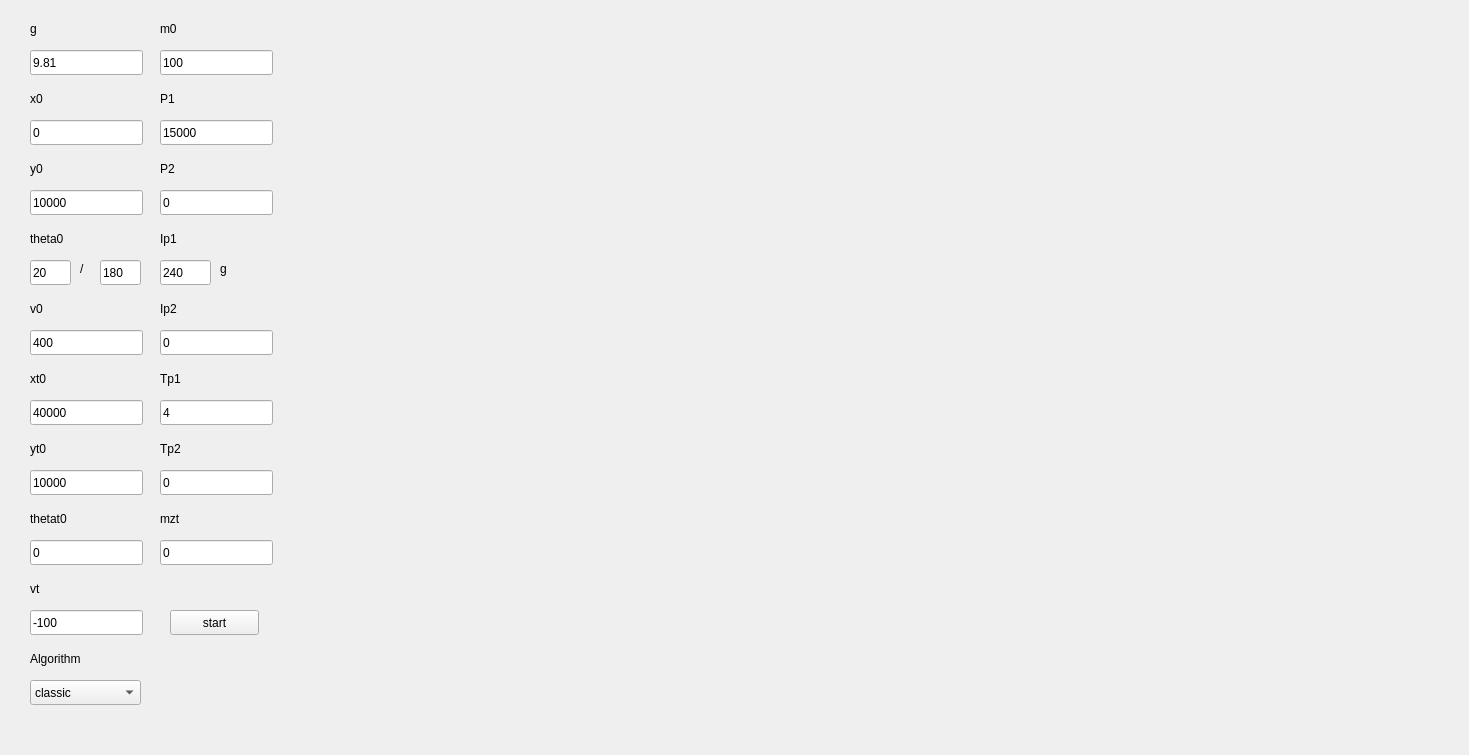
<?xml version="1.0" encoding="UTF-8"?>
<ui version="4.0">
 <class>navigation_mainwindow</class>
 <widget class="QWidget" name="navigation_mainwindow">
  <property name="geometry">
   <rect>
    <x>0</x>
    <y>0</y>
    <width>1469</width>
    <height>755</height>
   </rect>
  </property>
  <property name="windowTitle">
   <string>Form</string>
  </property>
  <widget class="QLabel" name="label">
   <property name="geometry">
    <rect>
     <x>30</x>
     <y>20</y>
     <width>67</width>
     <height>17</height>
    </rect>
   </property>
   <property name="text">
    <string>g</string>
   </property>
  </widget>
  <widget class="QLineEdit" name="lineEdit">
   <property name="geometry">
    <rect>
     <x>30</x>
     <y>50</y>
     <width>113</width>
     <height>25</height>
    </rect>
   </property>
   <property name="text">
    <string>9.81</string>
   </property>
  </widget>
  <widget class="QLineEdit" name="lineEdit_2">
   <property name="geometry">
    <rect>
     <x>30</x>
     <y>120</y>
     <width>113</width>
     <height>25</height>
    </rect>
   </property>
   <property name="text">
    <string>0</string>
   </property>
  </widget>
  <widget class="QLabel" name="label_2">
   <property name="geometry">
    <rect>
     <x>30</x>
     <y>90</y>
     <width>67</width>
     <height>17</height>
    </rect>
   </property>
   <property name="text">
    <string>x0</string>
   </property>
  </widget>
  <widget class="QLabel" name="label_3">
   <property name="geometry">
    <rect>
     <x>30</x>
     <y>160</y>
     <width>67</width>
     <height>17</height>
    </rect>
   </property>
   <property name="text">
    <string>y0</string>
   </property>
  </widget>
  <widget class="QLineEdit" name="lineEdit_3">
   <property name="geometry">
    <rect>
     <x>30</x>
     <y>190</y>
     <width>113</width>
     <height>25</height>
    </rect>
   </property>
   <property name="text">
    <string>10000</string>
   </property>
  </widget>
  <widget class="QLabel" name="label_4">
   <property name="geometry">
    <rect>
     <x>30</x>
     <y>230</y>
     <width>67</width>
     <height>17</height>
    </rect>
   </property>
   <property name="text">
    <string>theta0</string>
   </property>
  </widget>
  <widget class="QLineEdit" name="lineEdit_4">
   <property name="geometry">
    <rect>
     <x>30</x>
     <y>260</y>
     <width>41</width>
     <height>25</height>
    </rect>
   </property>
   <property name="text">
    <string>20</string>
   </property>
  </widget>
  <widget class="QLineEdit" name="lineEdit_5">
   <property name="geometry">
    <rect>
     <x>30</x>
     <y>330</y>
     <width>113</width>
     <height>25</height>
    </rect>
   </property>
   <property name="text">
    <string>400</string>
   </property>
  </widget>
  <widget class="QLabel" name="label_5">
   <property name="geometry">
    <rect>
     <x>30</x>
     <y>300</y>
     <width>67</width>
     <height>17</height>
    </rect>
   </property>
   <property name="text">
    <string>v0</string>
   </property>
  </widget>
  <widget class="QLineEdit" name="lineEdit_6">
   <property name="geometry">
    <rect>
     <x>30</x>
     <y>400</y>
     <width>113</width>
     <height>25</height>
    </rect>
   </property>
   <property name="text">
    <string>40000</string>
   </property>
  </widget>
  <widget class="QLabel" name="label_6">
   <property name="geometry">
    <rect>
     <x>30</x>
     <y>370</y>
     <width>67</width>
     <height>17</height>
    </rect>
   </property>
   <property name="text">
    <string>xt0</string>
   </property>
  </widget>
  <widget class="QLineEdit" name="lineEdit_7">
   <property name="geometry">
    <rect>
     <x>30</x>
     <y>470</y>
     <width>113</width>
     <height>25</height>
    </rect>
   </property>
   <property name="text">
    <string>10000</string>
   </property>
  </widget>
  <widget class="QLabel" name="label_7">
   <property name="geometry">
    <rect>
     <x>30</x>
     <y>440</y>
     <width>67</width>
     <height>17</height>
    </rect>
   </property>
   <property name="text">
    <string>yt0</string>
   </property>
  </widget>
  <widget class="QLabel" name="label_8">
   <property name="geometry">
    <rect>
     <x>30</x>
     <y>510</y>
     <width>67</width>
     <height>17</height>
    </rect>
   </property>
   <property name="text">
    <string>thetat0</string>
   </property>
  </widget>
  <widget class="QLineEdit" name="lineEdit_8">
   <property name="geometry">
    <rect>
     <x>30</x>
     <y>540</y>
     <width>113</width>
     <height>25</height>
    </rect>
   </property>
   <property name="text">
    <string>0</string>
   </property>
  </widget>
  <widget class="QLabel" name="label_9">
   <property name="geometry">
    <rect>
     <x>30</x>
     <y>580</y>
     <width>67</width>
     <height>17</height>
    </rect>
   </property>
   <property name="text">
    <string>vt</string>
   </property>
  </widget>
  <widget class="QLineEdit" name="lineEdit_9">
   <property name="geometry">
    <rect>
     <x>30</x>
     <y>610</y>
     <width>113</width>
     <height>25</height>
    </rect>
   </property>
   <property name="text">
    <string>-100</string>
   </property>
  </widget>
  <widget class="QLineEdit" name="lineEdit_10">
   <property name="geometry">
    <rect>
     <x>160</x>
     <y>50</y>
     <width>113</width>
     <height>25</height>
    </rect>
   </property>
   <property name="text">
    <string>100</string>
   </property>
  </widget>
  <widget class="QLabel" name="label_10">
   <property name="geometry">
    <rect>
     <x>160</x>
     <y>20</y>
     <width>67</width>
     <height>17</height>
    </rect>
   </property>
   <property name="text">
    <string>m0</string>
   </property>
  </widget>
  <widget class="QLabel" name="label_11">
   <property name="geometry">
    <rect>
     <x>160</x>
     <y>90</y>
     <width>67</width>
     <height>17</height>
    </rect>
   </property>
   <property name="text">
    <string>P1</string>
   </property>
  </widget>
  <widget class="QLineEdit" name="lineEdit_11">
   <property name="geometry">
    <rect>
     <x>160</x>
     <y>120</y>
     <width>113</width>
     <height>25</height>
    </rect>
   </property>
   <property name="text">
    <string>15000</string>
   </property>
  </widget>
  <widget class="QLineEdit" name="lineEdit_12">
   <property name="geometry">
    <rect>
     <x>160</x>
     <y>190</y>
     <width>113</width>
     <height>25</height>
    </rect>
   </property>
   <property name="text">
    <string>0</string>
   </property>
  </widget>
  <widget class="QLabel" name="label_12">
   <property name="geometry">
    <rect>
     <x>160</x>
     <y>160</y>
     <width>67</width>
     <height>17</height>
    </rect>
   </property>
   <property name="text">
    <string>P2</string>
   </property>
  </widget>
  <widget class="QLineEdit" name="lineEdit_13">
   <property name="geometry">
    <rect>
     <x>160</x>
     <y>260</y>
     <width>51</width>
     <height>25</height>
    </rect>
   </property>
   <property name="text">
    <string>240</string>
   </property>
  </widget>
  <widget class="QLabel" name="label_13">
   <property name="geometry">
    <rect>
     <x>160</x>
     <y>230</y>
     <width>67</width>
     <height>17</height>
    </rect>
   </property>
   <property name="text">
    <string>Ip1</string>
   </property>
  </widget>
  <widget class="QLineEdit" name="lineEdit_14">
   <property name="geometry">
    <rect>
     <x>160</x>
     <y>330</y>
     <width>113</width>
     <height>25</height>
    </rect>
   </property>
   <property name="text">
    <string>0</string>
   </property>
  </widget>
  <widget class="QLabel" name="label_14">
   <property name="geometry">
    <rect>
     <x>160</x>
     <y>300</y>
     <width>67</width>
     <height>17</height>
    </rect>
   </property>
   <property name="text">
    <string>Ip2</string>
   </property>
  </widget>
  <widget class="QLineEdit" name="lineEdit_15">
   <property name="geometry">
    <rect>
     <x>160</x>
     <y>400</y>
     <width>113</width>
     <height>25</height>
    </rect>
   </property>
   <property name="text">
    <string>4</string>
   </property>
  </widget>
  <widget class="QLabel" name="label_15">
   <property name="geometry">
    <rect>
     <x>160</x>
     <y>370</y>
     <width>67</width>
     <height>17</height>
    </rect>
   </property>
   <property name="text">
    <string>Tp1</string>
   </property>
  </widget>
  <widget class="QLineEdit" name="lineEdit_16">
   <property name="geometry">
    <rect>
     <x>160</x>
     <y>470</y>
     <width>113</width>
     <height>25</height>
    </rect>
   </property>
   <property name="text">
    <string>0</string>
   </property>
  </widget>
  <widget class="QLabel" name="label_16">
   <property name="geometry">
    <rect>
     <x>160</x>
     <y>440</y>
     <width>67</width>
     <height>17</height>
    </rect>
   </property>
   <property name="text">
    <string>Tp2</string>
   </property>
  </widget>
  <widget class="QLineEdit" name="lineEdit_17">
   <property name="geometry">
    <rect>
     <x>160</x>
     <y>540</y>
     <width>113</width>
     <height>25</height>
    </rect>
   </property>
   <property name="text">
    <string>0</string>
   </property>
  </widget>
  <widget class="QLabel" name="label_17">
   <property name="geometry">
    <rect>
     <x>160</x>
     <y>510</y>
     <width>67</width>
     <height>17</height>
    </rect>
   </property>
   <property name="text">
    <string>mzt</string>
   </property>
  </widget>
  <widget class="QLabel" name="label_18">
   <property name="geometry">
    <rect>
     <x>220</x>
     <y>260</y>
     <width>67</width>
     <height>17</height>
    </rect>
   </property>
   <property name="text">
    <string>g</string>
   </property>
  </widget>
  <widget class="QLabel" name="label_19">
   <property name="geometry">
    <rect>
     <x>80</x>
     <y>260</y>
     <width>16</width>
     <height>17</height>
    </rect>
   </property>
   <property name="text">
    <string>/</string>
   </property>
  </widget>
  <widget class="QLineEdit" name="lineEdit_18">
   <property name="geometry">
    <rect>
     <x>100</x>
     <y>260</y>
     <width>41</width>
     <height>25</height>
    </rect>
   </property>
   <property name="text">
    <string>180</string>
   </property>
  </widget>
  <widget class="QPushButton" name="pushButton">
   <property name="geometry">
    <rect>
     <x>170</x>
     <y>610</y>
     <width>89</width>
     <height>25</height>
    </rect>
   </property>
   <property name="text">
    <string>start</string>
   </property>
  </widget>
  <widget class="QLabel" name="label_20">
   <property name="geometry">
    <rect>
     <x>30</x>
     <y>650</y>
     <width>71</width>
     <height>17</height>
    </rect>
   </property>
   <property name="text">
    <string>Algorithm</string>
   </property>
  </widget>
  <widget class="QComboBox" name="comboBox">
   <property name="geometry">
    <rect>
     <x>30</x>
     <y>680</y>
     <width>111</width>
     <height>25</height>
    </rect>
   </property>
   <item>
    <property name="text">
     <string>classic</string>
    </property>
   </item>
   <item>
    <property name="text">
     <string>RL</string>
    </property>
   </item>
   <item>
    <property name="text">
     <string>GA</string>
    </property>
   </item>
  </widget>
 </widget>
 <resources/>
 <connections/>
</ui>
